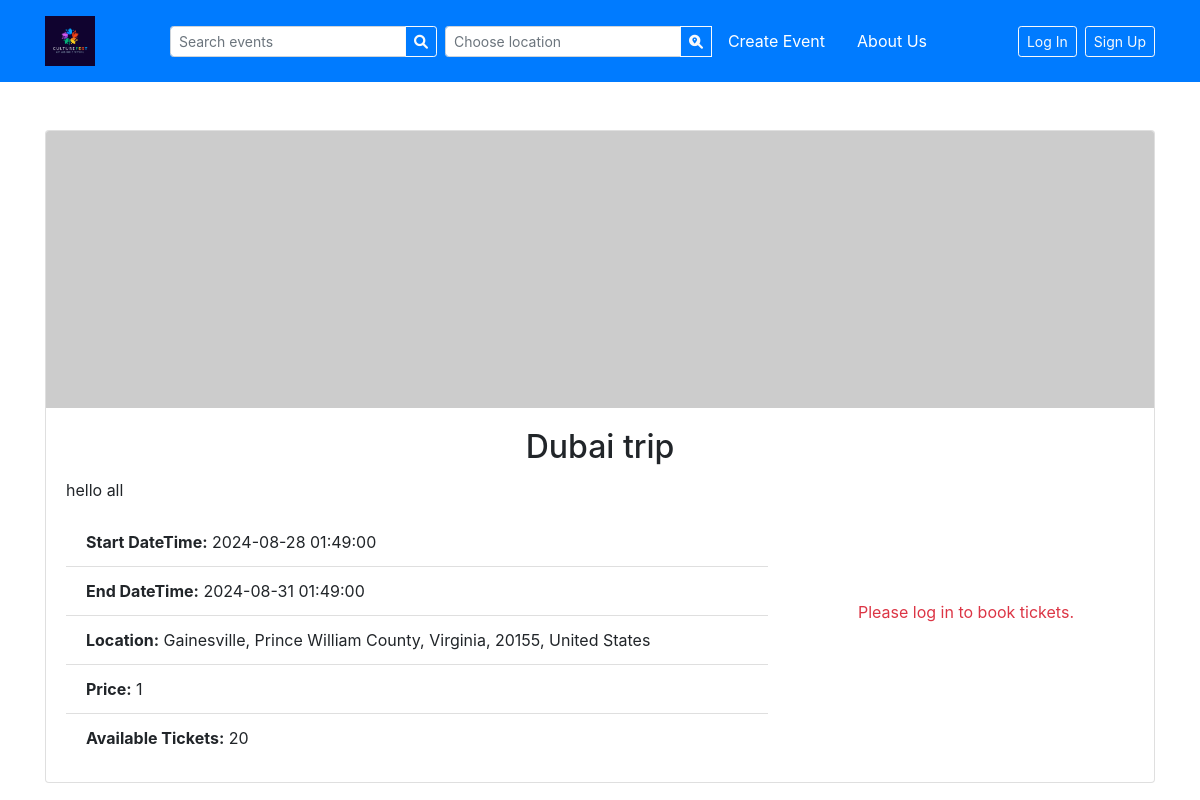
Screenshot of /event_detail.php?event_id=26 with the database file from the repository.
### tables this page shows
CREATE TABLE `event` (
  `id` int(11) NOT NULL,
  `name` varchar(100) NOT NULL,
  `participant_count` int(11) NOT NULL,
  `description` varchar(500) NOT NULL,
  `venue` varchar(250) NOT NULL,
  `latitude` double NOT NULL,
  `longitude` double NOT NULL,
  `start_datetime` datetime NOT NULL,
  `end_datetime` datetime NOT NULL,
  `IsActive` tinyint(1) NOT NULL DEFAULT 1,
  `created_datetime` datetime NOT NULL,
  `created_by` int(11) NOT NULL,
  `price` double NOT NULL,
  `category_id` int(11) NOT NULL,
  `image_large` varchar(255) DEFAULT NULL,
  `image_small` varchar(255) DEFAULT NULL
);

### event_detail.php (the view, shortened to what this page needs)
<?php
require 'header.php';
$event_id = $_GET['event_id'];
$conn = getDB();
try {
    $stmt = $conn->prepare("SELECT * FROM event WHERE id = ?");
    $stmt->bind_param('i', $event_id);
    $stmt->execute();
    $event_result = $stmt->get_result();
    $event = $event_result->fetch_assoc();
    $stmt = $conn->prepare("SELECT SUM(num_tickets) as total_booked FROM booking WHERE event_id = ?");
    $stmt->bind_param('i', $event_id);
    $stmt->execute();
    $booking_result = $stmt->get_result();
    $booking_data = $booking_result->fetch_assoc();
    $total_booked = $booking_data['total_booked'] ?? 0;
    $available_tickets = max(0, $event['participant_count'] - $total_booked);
} catch (Exception $e) {
    die($e->getMessage());
}
?>
<div class="container mt-5">
    <div class="card">
        <?php if (!empty($event['image_large'])): ?>
            <img src="<?php echo htmlspecialchars($event['image_large']); ?>" class="card-img-top" alt="Event Image" style="width: 100%; height: auto;">
        <?php else: ?>
            <img src="https://via.placeholder.com/1200x300" class="card-img-top" alt="Placeholder Image" style="width: 100%; height: auto;">
        <?php endif; ?>
        <div class="card-body">
            <h2 class="card-title text-center"><?php echo htmlspecialchars($event['name']); ?></h2>
            <div class="row">
                <div class="col-md-8">
                    <p class="card-text"><?php echo nl2br(htmlspecialchars($event['description'])); ?></p>
                    <ul class="list-group list-group-flush">
                        <li class="list-group-item"><strong>Start DateTime:</strong> <?php echo htmlspecialchars($event['start_datetime']); ?></li>
                        <li class="list-group-item"><strong>End DateTime:</strong> <?php echo htmlspecialchars($event['end_datetime']); ?></li>
                        <li class="list-group-item"><strong>Location:</strong> <?php echo htmlspecialchars($event['venue']); ?></li>
                        <li class="list-group-item"><strong>Price:</strong> <?php echo htmlspecialchars($event['price']); ?></li>
                        <li class="list-group-item"><strong>Available Tickets:</strong> <?php echo $available_tickets; ?></li>
                    </ul>
                </div>
                <div class="col-md-4 text-center d-flex align-items-center justify-content-center">
                    <?php if (isset($_SESSION['userid'])): ?>
                        <button type="button" class="btn btn-primary" data-toggle="modal" data-target="#ticketModal">Get Tickets</button>
                    <?php else: ?>
                        <p class="text-danger">Please log in to book tickets.</p>
                    <?php endif; ?>
                </div>
            </div>
        </div>
    </div>
</div>
</body>
</html>

### rows the page displays
event: name "Dubai trip", description "hello all", start_datetime "2024-08-28 01:49:00", end_datetime "2024-08-31 01:49:00", venue "Gainesville, Prince William County, Virginia, 20155, United States", price "1", participant_count "20"
